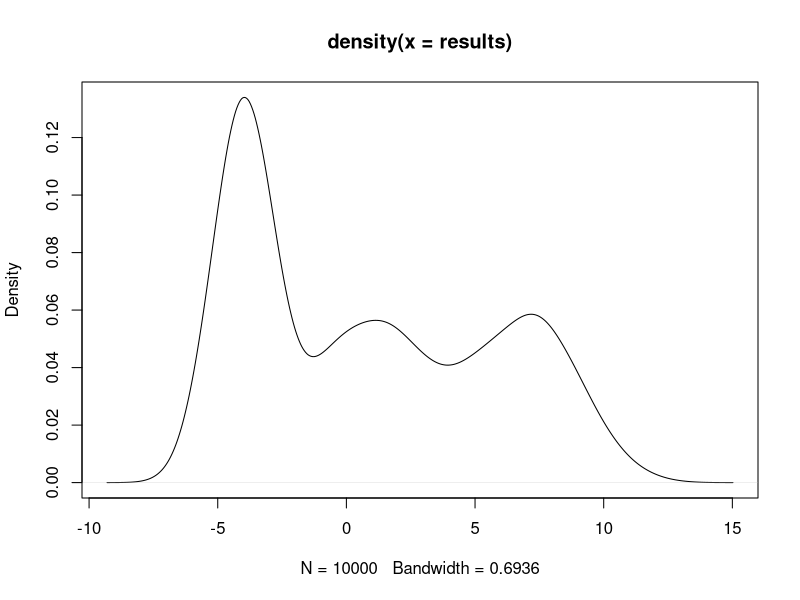
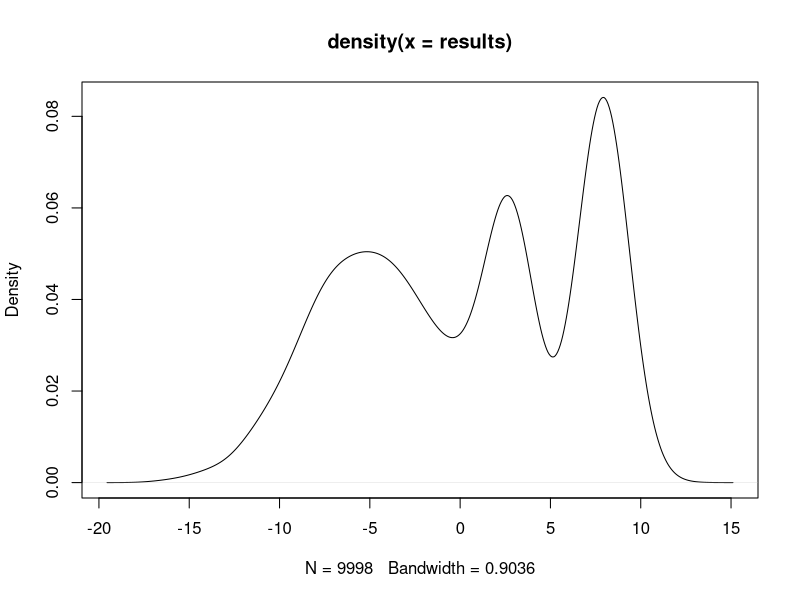
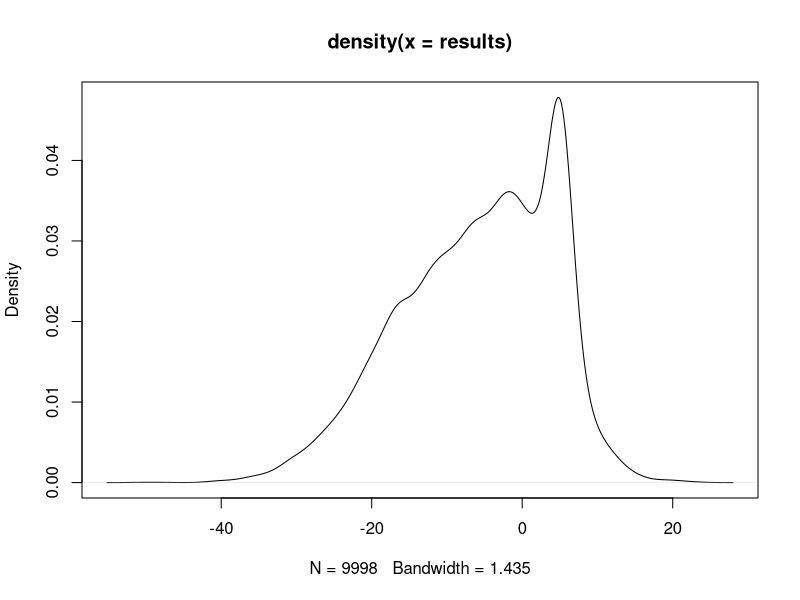

R code for these plots, in order:
#summation function to help with inf and nan
cust.sum <- function(x){
  return(sum(x[is.finite(x)], na.rm = TRUE ))
}

#a helper function to normalize the pis afterwards. For some reason I needed to do this
normalize <- function(x){
  result <- rep(0, length(x))
  total = sum(x)
  for(i in seq(length(x))){
    result[i] = x[i] / total
  }
  return(result)
}


graphing <- function(means, sigmas, pis){
  #generate points for the density plot
  results = c()
  nsize=10000
  for (i in seq(length(means))  ) {
    results = append(results,rnorm(nsize * pis[i], means[i],sigmas[i]) )
  }
  #plot(normalize(results))#just a cool looking plot
  d = density(results)
  plot(d)
}

em <- function(data, input.mu, sigmas, input.pis, epsilon)
{
  #initialize the needed variables
  n = length(data)
  m = length(input.mu)
  pis = input.pis
  mu = input.mu
  variances = sigmas
  r = matrix(1, ncol=m, nrow=n)
  
  #make a backup stopping criteria
  count <- 2
  #make a list to hold all my likelihood estimates and set first position as something larger than 0 so doesn't break first iteration
  l <- rep(0, 200)
  l[count] <- 1
  
  
  #iterate while less than max iterations and likelihood is still changing
  while(count < 200 & (abs(l[count] - l[count-1]) > epsilon)) 
  {
  # EEEEEEEEEE
    #calculate the denominator for r first
    r.denom = rep(0, n)
    for( k in seq(1, n)){
      for (i in seq(1, m)){
        r.denom[k] <- r.denom[k] + pis[i] * dnorm(data[k],mu[i],sqrt(variances[i]) )
      }
    }
    #calculate r using the denominator. Stored as a matrix so I can use all the values I want
    #would be more optimal to sum once instead of in each loop later but it still runs quickly
    for(i in seq(1, m)){
      # print(i)
      r[,i]<- pis[i] * dnorm(data, mu[i], sqrt(variances[i]) ) / r.denom
    }
    
    # MMMMMMMMMM
    #calculate pi
    for (i in seq(1, m)){
      pis[i]<-cust.sum(r[,i])/n
    }
    #calculate means
    for(i in seq(1, m)){
      mu[i] <- cust.sum(r[,i] * data)/ cust.sum(r[,i])
    }
    #calculate variances
    for (i in seq(1, m)){
      variances[i] <- cust.sum(r[,i] * (data-mu[i])^2 )  / cust.sum(r[,i])
    }
    #loop to calculate the likelihood using the likelihood function
    total.likelihood <- 0
    for (i in seq(1, m)){
      total.likelihood = total.likelihood + cust.sum(r[,i] * (log(pis[i]) + log(dnorm(data,mu[i],sqrt(variances[i]) )) ))
    }
    l[count+1] <- total.likelihood
    count = count+1 #update number of iterations
  }
#retunrs the means, variances, and priors (weights)
return( list(mu, variances, pis) )
}



#part b example
graphing(c(1,7,-4), c(2, 2, 1), c(0.3, 0.3, 0.4))


#### ex1: creates a mixture model with three normal distributions. 
data = rnorm(50, -5, sqrt(3) )
data = append(data, rnorm(20, 3, sqrt(1) ))
data = append(data, rnorm(30, 8, sqrt(1) ))

mu= c(0, 1, 2) #initial means
sig = rep(1, 3)
x = em(data, mu, sig, normalize(mu + 1), 0.001)
x #print results in mean, variance, pi order
#unpack results
means = unlist(x[1])
sigmas = unlist(x[2])
pis = normalize(unlist(x[3]))

#graphs the results from the em algorithm
graphing(means, sigmas, pis)


##################  ex 2. ###################


data = rnorm(500, -10, 3 )
data = append(data, rnorm(200, 0,2 ))
data = append(data, rnorm(100, 5, 1 ))

mu= c(0, 1, 2) #initial means
sig = rep(1, 3)
x = em(data, mu, sig, normalize(mu + 1), 0.001)
x #print results in mean, variance, pi order
#unpack results
means = unlist(x[1])
sigmas = unlist(x[2])
pis = normalize(unlist(x[3]))

graphing(means, sigmas, pis)


#not relevant but graphed this too for kicks
# graphing2 = function(means, variances){
#   print(means)
#   print(variances)
#   plot.new()
#   plot.window(xlim= c(min(means-3*sqrt(variances) ), max(means+ 3* sqrt(variances))), ylim=c(0,1))
#   axis(1)
#   axis(2)
#   title(main ="Mixtrue Distributions")
#   box()
#   for (i in seq(1, length(means) )){
#     std = sqrt(variances[i])
#     x = seq(means[i] - 3* std, means[i] + 3 * std, by=0.1)
#     y = dnorm(x, means[i],std)
#     points(x,y)
#   }
# }
# 
# graphing2(means, sigmas)
